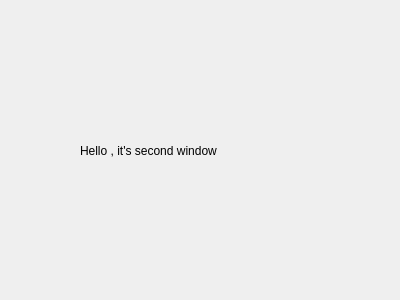
<?xml version="1.0" encoding="UTF-8"?>
<ui version="4.0">
 <class>SecDialog</class>
 <widget class="QDialog" name="SecDialog">
  <property name="geometry">
   <rect>
    <x>0</x>
    <y>0</y>
    <width>400</width>
    <height>300</height>
   </rect>
  </property>
  <property name="windowTitle">
   <string>Dialog</string>
  </property>
  <widget class="QLabel" name="label">
   <property name="geometry">
    <rect>
     <x>80</x>
     <y>80</y>
     <width>161</width>
     <height>141</height>
    </rect>
   </property>
   <property name="text">
    <string>Hello , it's second window</string>
   </property>
  </widget>
 </widget>
 <resources/>
 <connections/>
</ui>
